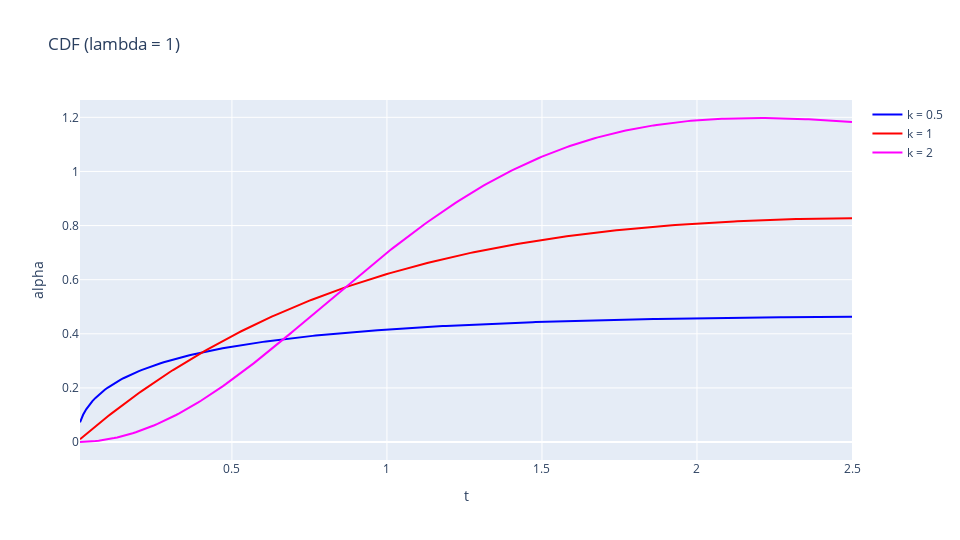

The notebook cell this image was saved under:
### Markdown cell above
##### CDF

### Code cell
# @title CDF values
x, y05, y1, y2 = [], [], [], []

for t in range(1, 251, 1):
    t /= 100
    x.append(t)
    y05.append(cdf(t, 0.5, 2))
    y1.append(cdf(t, 1, 1))
    y2.append(cdf(t, 2, math.sqrt(math.pi)/2))

plot(x, x, x, y05, y1, y2, "t", "alpha", "CDF (lambda = 1)")

### Figure 1 — Plotly figure (JSON) as saved in the notebook; plotly's stock layout.template omitted (floating-point values rounded to 4 significant figures; data arrays with more than 128 entries replaced by an {"elided": "..."} marker saying what was removed)
{"data": [{"marker": {"color": "blue"}, "mode": "lines", "name": "k = 0.5", "type": "scatter", "x": {"elided": "250 float values"}, "y": {"elided": "250 float values"}}, {"marker": {"color": "red"}, "mode": "lines", "name": "k = 1", "type": "scatter", "x": {"elided": "250 float values"}, "y": {"elided": "250 float values"}}, {"marker": {"color": "magenta"}, "mode": "lines", "name": "k = 2", "type": "scatter", "x": {"elided": "250 float values"}, "y": {"elided": "250 float values"}}], "layout": {"height": 540, "title": {"text": "CDF (lambda = 1)"}, "width": 960, "xaxis": {"title": {"text": "t"}}, "yaxis": {"title": {"text": "alpha"}}}}
